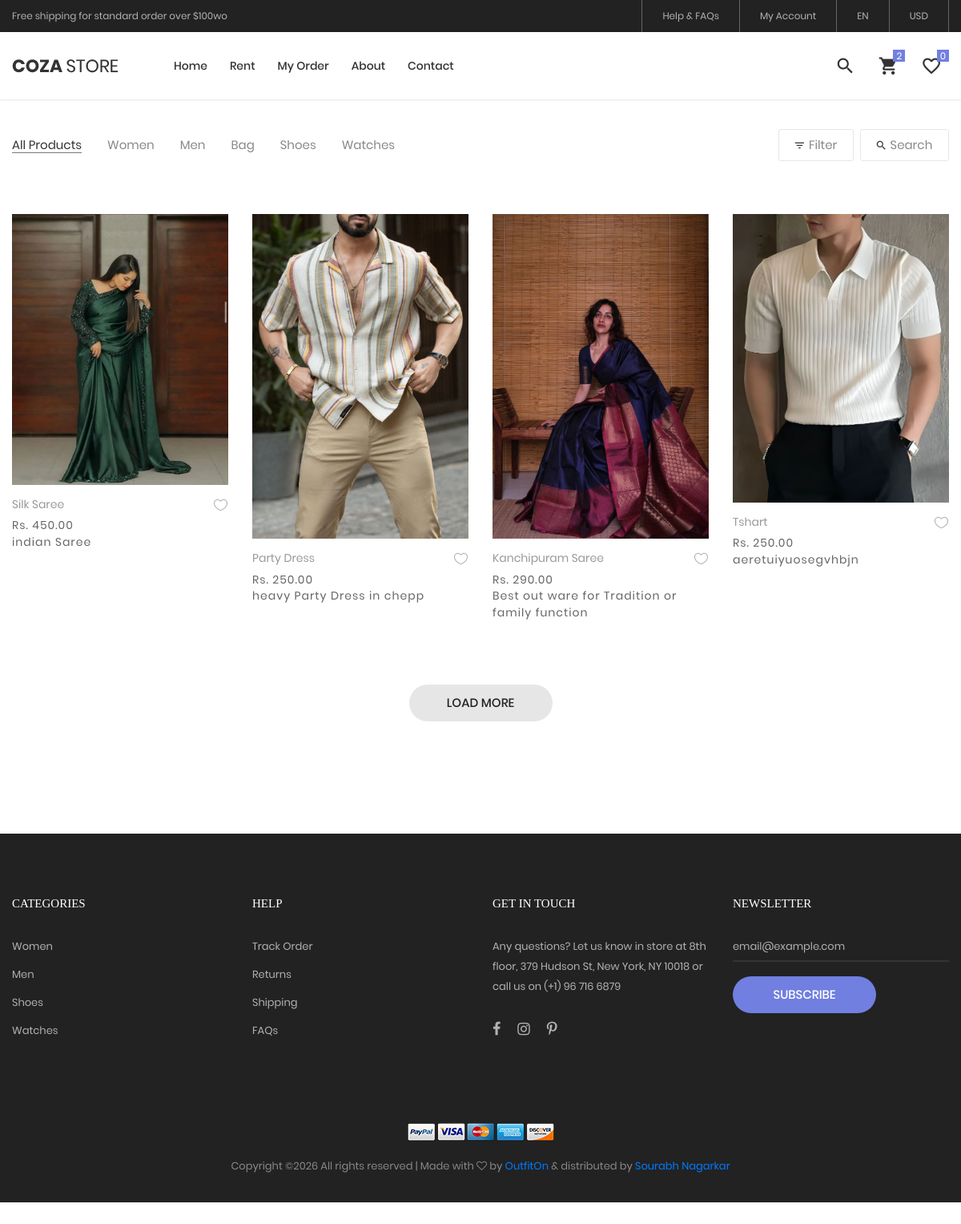
The page /OutfitOn/showcloth.php (signed in) on the database its author committed.
### tables this page shows
CREATE TABLE `clothes` (
  `id` int(11) NOT NULL,
  `name` varchar(100) NOT NULL,
  `description` text NOT NULL,
  `category` varchar(50) NOT NULL,
  `size` varchar(20) NOT NULL,
  `price` decimal(10,2) NOT NULL,
  `photo` varchar(255) NOT NULL,
  `user_id` int(11) NOT NULL,
  `vendor_id` int(11) DEFAULT NULL
);

### OutfitOn/showcloth.php (the view, shortened to what this page needs)
<!DOCTYPE html>
<html lang="en">
<head>
	<link rel="stylesheet" type="text/css" href="vendor/bootstrap/css/bootstrap.min.css">
	<link rel="stylesheet" type="text/css" href="fonts/font-awesome-4.7.0/css/font-awesome.min.css">
	<link rel="stylesheet" type="text/css" href="fonts/iconic/css/material-design-iconic-font.min.css">
	<link rel="stylesheet" type="text/css" href="fonts/linearicons-v1.0.0/icon-font.min.css">
	<link rel="stylesheet" type="text/css" href="vendor/animate/animate.css">
	<link rel="stylesheet" type="text/css" href="vendor/css-hamburgers/hamburgers.min.css">
	<link rel="stylesheet" type="text/css" href="vendor/animsition/css/animsition.min.css">
	<link rel="stylesheet" type="text/css" href="vendor/select2/select2.min.css">
	<link rel="stylesheet" type="text/css" href="vendor/daterangepicker/daterangepicker.css">
	<link rel="stylesheet" type="text/css" href="vendor/slick/slick.css">
	<link rel="stylesheet" type="text/css" href="vendor/MagnificPopup/magnific-popup.css">
	<link rel="stylesheet" type="text/css" href="vendor/perfect-scrollbar/perfect-scrollbar.css">
	<link rel="stylesheet" type="text/css" href="css/util.css">
	<link rel="stylesheet" type="text/css" href="css/main.css">
</head>
<body class="animsition">
	<header class="header-v4">
		<div class="container-menu-desktop">
			<div class="top-bar">
				<div class="content-topbar flex-sb-m h-full container">
					<div class="left-top-bar">
						Free shipping for standard order over $100wo
					</div>
					<div class="right-top-bar flex-w h-full">
						<a href="#" class="flex-c-m trans-04 p-lr-25">
							Help & FAQs
						</a>
						<a href="#" class="flex-c-m trans-04 p-lr-25">
							My Account
						</a>
						<a href="#" class="flex-c-m trans-04 p-lr-25">
							EN
						</a>
						<a href="#" class="flex-c-m trans-04 p-lr-25">
							USD
						</a>
					</div>
				</div>
			</div>
			<div class="wrap-menu-desktop how-shadow1">
				<nav class="limiter-menu-desktop container">
					<a href="#" class="logo">
						<img src="images/icons/logo-01.png" alt="IMG-LOGO">
					</a>
					<div class="menu-desktop">
						<ul class="main-menu">
							<li>
								<a href="index.php">Home</a>
							</li>
							<li>
								<a href="showcloth.php">Rent</a>
							</li>
							<li>
								<a href="MyOrder.php">My Order</a>
							</li>
							<li>
								<a href="about.html">About</a>
							</li>
							<li>
								<a href="contact.php">Contact</a>
							</li>
						</ul>
					</div>
					<div class="wrap-icon-header flex-w flex-r-m">
						<div class="icon-header-item cl2 hov-cl1 trans-04 p-l-22 p-r-11 js-show-modal-search">
							<i class="zmdi zmdi-search"></i>
						</div>
						<div class="icon-header-item cl2 hov-cl1 trans-04 p-l-22 p-r-11 icon-header-noti js-show-cart" data-notify="2">
							<i class="zmdi zmdi-shopping-cart"></i>
						</div>
						<a href="#" class="icon-header-item cl2 hov-cl1 trans-04 p-l-22 p-r-11 icon-header-noti" data-notify="0">
							<i class="zmdi zmdi-favorite-outline"></i>
						</a>
					</div>
				</nav>
			</div>
		</div>
	</header>
	<div class="bg0 m-t-23 p-b-140">
		<div class="container">
			<div class="flex-w flex-sb-m p-b-52">
				<div class="flex-w flex-l-m filter-tope-group m-tb-10">
					<button class="stext-106 cl6 hov1 bor3 trans-04 m-r-32 m-tb-5 how-active1" data-filter="*">
						All Products
					</button>
					<button class="stext-106 cl6 hov1 bor3 trans-04 m-r-32 m-tb-5" data-filter=".women">
						Women
					</button>
					<button class="stext-106 cl6 hov1 bor3 trans-04 m-r-32 m-tb-5" data-filter=".men">
						Men
					</button>
					<button class="stext-106 cl6 hov1 bor3 trans-04 m-r-32 m-tb-5" data-filter=".bag">
						Bag
					</button>
					<button class="stext-106 cl6 hov1 bor3 trans-04 m-r-32 m-tb-5" data-filter=".shoes">
						Shoes
					</button>
					<button class="stext-106 cl6 hov1 bor3 trans-04 m-r-32 m-tb-5" data-filter=".watches">
						Watches
					</button>
				</div>
				<div class="flex-w flex-c-m m-tb-10">
					<div class="flex-c-m stext-106 cl6 size-104 bor4 pointer hov-btn3 trans-04 m-r-8 m-tb-4 js-show-filter">
						<i class="icon-filter cl2 m-r-6 fs-15 trans-04 zmdi zmdi-filter-list"></i>
						 Filter
					</div>
					<div class="flex-c-m stext-106 cl6 size-105 bor4 pointer hov-btn3 trans-04 m-tb-4 js-show-search">
						<i class="icon-search cl2 m-r-6 fs-15 trans-04 zmdi zmdi-search"></i>
						Search
					</div>
				</div>
			</div>
			<div class="row isotope-grid">
			<?php
$conn = connectdb();
$sql = "SELECT * FROM clothes";
$result = $conn->query($sql);
if ($result->num_rows > 0) {
    while ($row = $result->fetch_assoc()) {
        echo '
        <div class="col-sm-6 col-md-4 col-lg-3 p-b-35 isotope-item women">
            <div class="block2">
                <div class="block2-pic hov-img0">
                    <img src="'.$row["photo"].'" alt="IMG-PRODUCT">
                    <a class="block2-btn flex-c-m stext-103 cl2 size-102 bg0 bor2 hov-btn1 p-lr-15 trans-04"
                      href="productcart.php?pno='.$row['id'].'">
                       Add Cart
                    </a>
                </div>
                <div class="block2-txt flex-w flex-t p-t-14">
                    <div class="block2-txt-child1 flex-col-l">
                        <a href="product-detail.html" class="stext-104 cl4 hov-cl1 trans-04 js-name-b2 p-b-6">
                            '.$row["name"].'
                        </a>
                        <span class="stext-105 cl3">Rs. '.$row["price"].'</span>
                        <div class="stext-105 cl3">'.$row["description"].'</div>
                    </div>
                    <div class="block2-txt-child2 flex-r p-t-3">
                        <a href="#" class="btn-addwish-b2 dis-block pos-relative js-addwish-b2">
                            <img class="icon-heart1 dis-block trans-04" src="images/icons/icon-heart-01.png" alt="ICON">
                            <img class="icon-heart2 dis-block trans-04 ab-t-l" src="images/icons/icon-heart-02.png" alt="ICON">
                        </a>
                    </div>
                </div>
            </div>
        </div>';
    }
}
?>
			</div>
			<div class="flex-c-m flex-w w-full p-t-45">
				<a href="#" class="flex-c-m stext-101 cl5 size-103 bg2 bor1 hov-btn1 p-lr-15 trans-04">
					Load More
				</a>
			</div>
		</div>
	</div>
	<footer class="bg3 p-t-75 p-b-32">
		<div class="container">
			<div class="row">
				<div class="col-sm-6 col-lg-3 p-b-50">
					<h4 class="stext-301 cl0 p-b-30">
						Categories
					</h4>
					<ul>
						<li class="p-b-10">
							<a href="#" class="stext-107 cl7 hov-cl1 trans-04">
								Women
							</a>
						</li>
						<li class="p-b-10">
							<a href="#" class="stext-107 cl7 hov-cl1 trans-04">
								Men
							</a>
						</li>
						<li class="p-b-10">
							<a href="#" class="stext-107 cl7 hov-cl1 trans-04">
								Shoes
							</a>
						</li>
						<li class="p-b-10">
							<a href="#" class="stext-107 cl7 hov-cl1 trans-04">
								Watches
							</a>
						</li>
					</ul>
				</div>
				<div class="col-sm-6 col-lg-3 p-b-50">
					<h4 class="stext-301 cl0 p-b-30">
						Help
					</h4>
					<ul>
						<li class="p-b-10">
							<a href="#" class="stext-107 cl7 hov-cl1 trans-04">
								Track Order
							</a>
						</li>
						<li class="p-b-10">
							<a href="#" class="stext-107 cl7 hov-cl1 trans-04">
								Returns
							</a>
						</li>
						<li class="p-b-10">
							<a href="#" class="stext-107 cl7 hov-cl1 trans-04">
								Shipping
							</a>
						</li>
						<li class="p-b-10">
							<a href="#" class="stext-107 cl7 hov-cl1 trans-04">
								FAQs
							</a>
						</li>
					</ul>
				</div>
				<div class="col-sm-6 col-lg-3 p-b-50">
					<h4 class="stext-301 cl0 p-b-30">
						GET IN TOUCH
					</h4>
					<p class="stext-107 cl7 size-201">
						Any questions? Let us know in store at 8th floor, 379 Hudson St, New York, NY 10018 or call us on (+1) 96 716 6879
					</p>
					<div class="p-t-27">
						<a href="#" class="fs-18 cl7 hov-cl1 trans-04 m-r-16">
							<i class="fa fa-facebook"></i>
						</a>
						<a href="#" class="fs-18 cl7 hov-cl1 trans-04 m-r-16">
							<i class="fa fa-instagram"></i>
						</a>
						<a href="#" class="fs-18 cl7 hov-cl1 trans-04 m-r-16">
							<i class="fa fa-pinterest-p"></i>
						</a>
					</div>
				</div>
				<div class="col-sm-6 col-lg-3 p-b-50">
					<h4 class="stext-301 cl0 p-b-30">
						Newsletter
					</h4>
					<form>
						<div class="wrap-input1 w-full p-b-4">
							<input class="input1 bg-none plh1 stext-107 cl7" type="text" name="email" placeholder="email@example.com">
						</div>
						<div class="p-t-18">
							<button class="flex-c-m stext-101 cl0 size-103 bg1 bor1 hov-btn2 p-lr-15 trans-04">
								Subscribe
							</button>
						</div>
					</form>
				</div>
			</div>
			<div class="p-t-40">
				<div class="flex-c-m flex-w p-b-18">
					<a href="#" class="m-all-1">
						<img src="images/icons/icon-pay-01.png" alt="ICON-PAY">
					</a>
					<a href="#" class="m-all-1">
						<img src="images/icons/icon-pay-02.png" alt="ICON-PAY">
					</a>
					<a href="#" class="m-all-1">
						<img src="images/icons/icon-pay-03.png" alt="ICON-PAY">
					</a>
					<a href="#" class="m-all-1">
						<img src="images/icons/icon-pay-04.png" alt="ICON-PAY">
					</a>
					<a href="#" class="m-all-1">
						<img src="images/icons/icon-pay-05.png" alt="ICON-PAY">
					</a>
				</div>
				<p class="stext-107 cl6 txt-center">
Copyright &copy;<script>document.write(new Date().getFullYear());</script> All rights reserved | Made with <i class="fa fa-heart-o" aria-hidden="true"></i> by <a href="index.php" target="_blank">OutfitOn</a> &amp; distributed by <a href="" target="_blank">Sourabh Nagarkar</a>
				</p>
			</div>
		</div>
	</footer>
</body>
</html>

### rows shown on the page
clothes: photo (picture), name "Silk Saree", price "450.00", description "indian Saree"
clothes: photo (picture), name "Party Dress", price "250.00", description "heavy Party Dress in chepp"
clothes: photo (picture), name "Kanchipuram Saree", price "290.00", description "Best out ware for Tradition or family function"
clothes: photo (picture), name "Tshart", price "250.00", description "aeretuiyuosegvhbjn"
